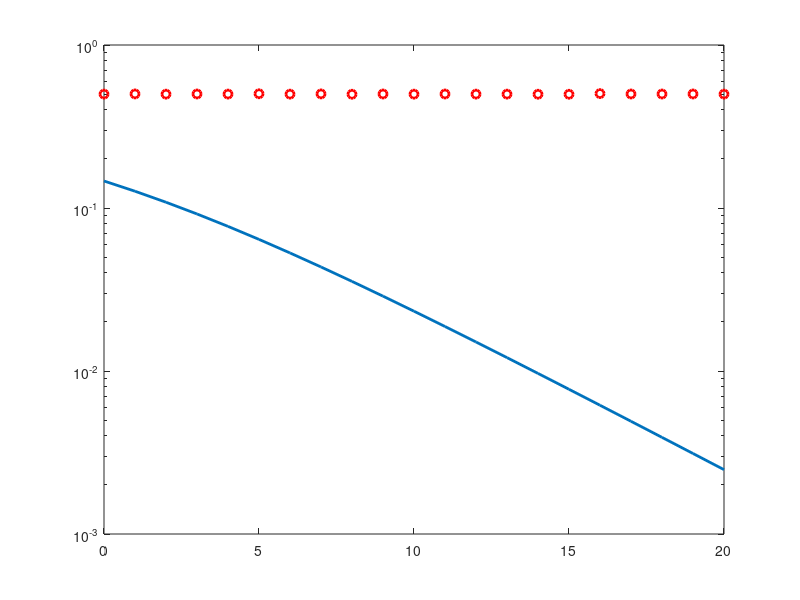

Recreate this plot in MATLAB. (Note: this script raises an error after producing the figure.)
clc;close all;
clear all;
m=10^5;
snr_dB=[0:1:20];
for j=1:1:length(snr_dB)
    n_err=0;
    n_bits=0;
    while n_err<100
        inf_bits=round(rand(1,m));
        x=-2*(inf_bits-0.5);
        N0=1/10^(snr_dB(j)/10);
        h=1/sqrt(2)*[randn(1,length(x))+i*randn(1,length(x))];
        y=h.*x+sqrt(N0/2)*(randn(1,length(x))+i*randn(1,length(x)));
        y=y./h;
        est_bits= y<0;
        diff=inf_bits-est_bits;
        n_err=n_err+sum(abs(diff));
        n_bits=n_bits+length(inf_bits);  end
    BER(j)=n_err/n_bits;
end
snr=10.^(snr_dB/10);
theoryBer=0.5.*(1-sqrt(snr./(snr+1)));
theoryBerAWGN=0.5*erfc(sqrt(10.^(snr_dB/10)));
semilogy(snr_dB,theoryBer,'-','LineWidth',2);hold on;
semilogy(snr_dB,BER,'or','LineWidth',2);hold on;
semilogy(snr_dB,theoryBerAWGN,'blad-','LineWidth',2);
legend('Rayleigh Theoretical','Rayleigh Simulated','AWGN Theoretical');
axis([0 20 10^-5 0.5]);
xlabel('SNR (dB)');
ylabel('BER');
grid on;
